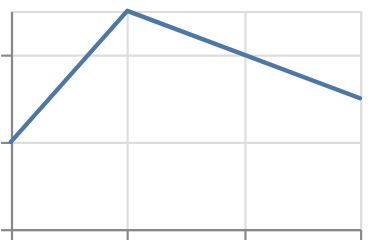

Here is the Vega-Lite specification saved for this chart:
### Vega-Lite specification from a JSON file in a GitHub repository (floating-point values rounded to 4 significant figures)
{"$schema": "https://vega.github.io/schema/vega-lite/v6.json", "padding": 5, "autosize": "none", "data": {"values": [{"c": "A", "x": 1, "y": 2, "s": 3, "t": "2024-01-01"}, {"c": "B", "x": 2, "y": 5, "s": 5, "t": "2024-02-01"}, {"c": "C", "x": 9, "y": null, "s": 2, "t": "2024-03-01"}, {"c": "D", "x": 4, "y": 3, "s": 7, "t": "2024-04-01"}]}, "width": 160, "height": 100, "mark": "trail", "encoding": {"x": {"field": "x", "type": "quantitative"}, "y": {"field": "y", "type": "quantitative"}}, "config": {"mark": {"invalid": "break-paths-filter-domains"}}}
